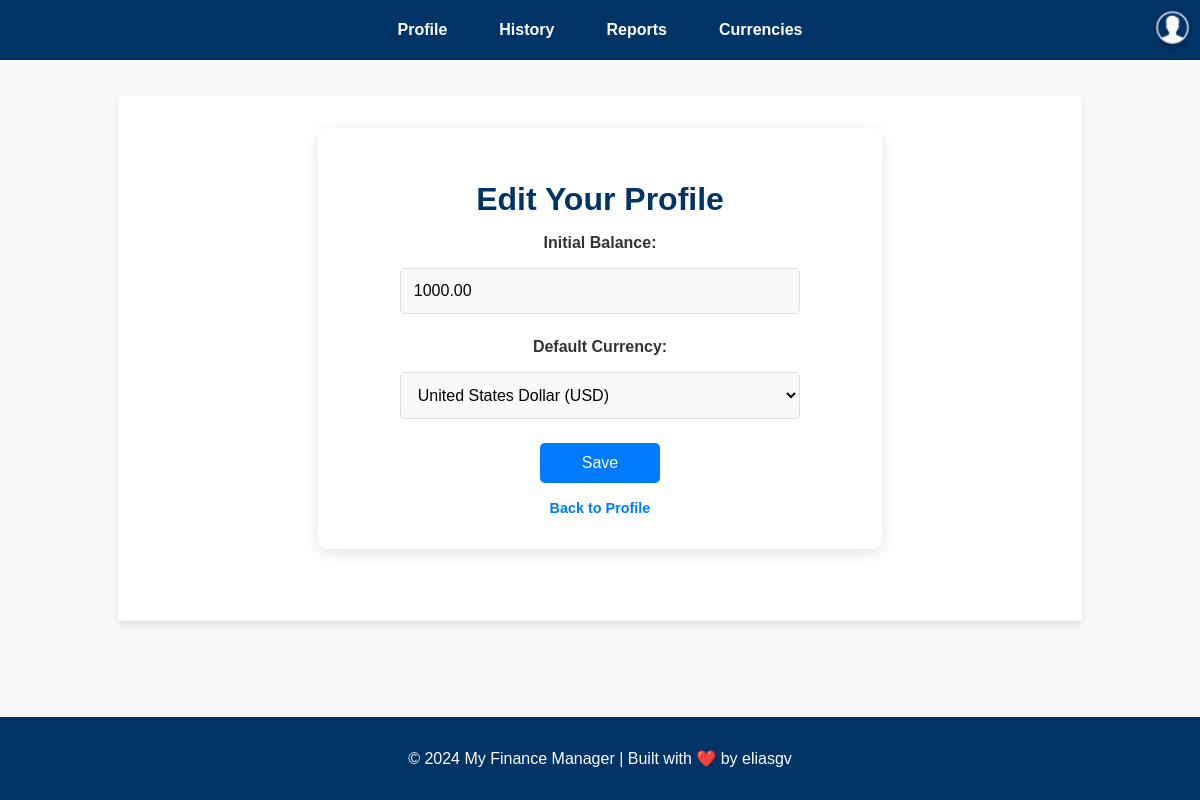
Before: /users/profile/edit/ (signed in) with the older database file.
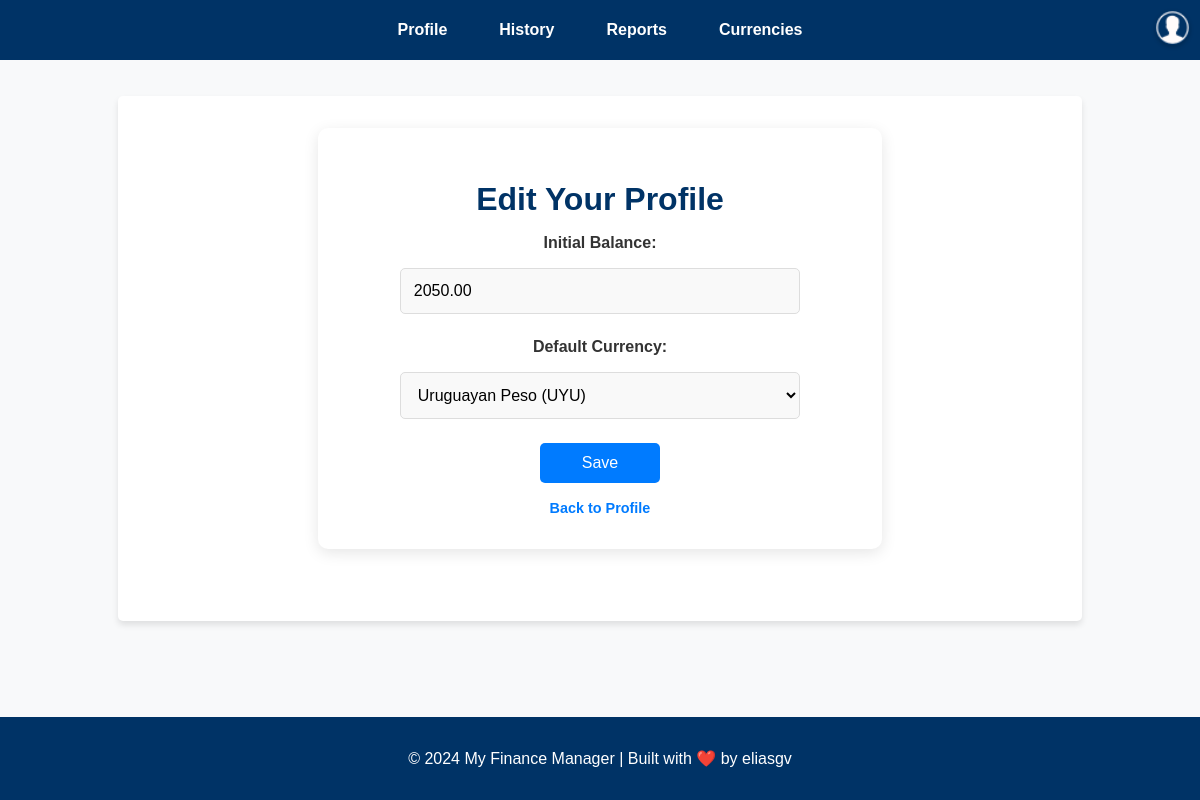
After: the same page with the newer database file.
### users/models.py (models this page shows, shortened)
class UserProfile(models.Model):
    user = models.OneToOneField(User, on_delete=models.CASCADE, related_name="profile")
    initial_balance = models.DecimalField(max_digits=10, decimal_places=2, default=0.00)
    balance = models.DecimalField(max_digits=10, decimal_places=2, default=0.00)
    default_currency = models.ForeignKey(Currency, on_delete=models.SET_NULL, null=True, default=146)

### users/views.py (the view)
# urls.py: path('profile/edit/', views.edit_initial_balance_view, name='edit_profile'),
@login_required
def edit_initial_balance_view(request):
    profile = request.user.profile
    currencies = Currency.objects.all()
    if request.method == 'POST':
        form = EditProfileForm(request.POST, instance=profile)
        if form.is_valid():
            form.save()
            if 'default_currency' in form.changed_data:
                profile.update_balance_for_new_currency()
            messages.success(request, "Profile updated successfully.")
            return redirect('users:profile')
        else:
            messages.error(request, "Please correct the errors below.")
    else:
        form = EditProfileForm(instance=profile)
    return render(request, 'users/edit_profile.html', {
        'form': form,
        'currencies': currencies,
    })

### users/forms.py
class EditProfileForm(forms.ModelForm):
    class Meta:
        model = UserProfile
        fields = ['initial_balance' , 'default_currency']

### currencies/models.py (called while the page is built)
    def __str__(self):
        return f"{self.name} ({self.code})"

### templates/users/edit_profile.html (shortened to what this page needs)
{% extends 'base.html' %}
{% block content %}
<div class="edit-profile-container">
    <h1 class="edit-profile-title">Edit Your Profile</h1>
    <form method="POST" class="styled-form">
        <div class="form-group">
            <label for="initial_balance">Initial Balance:</label>
            {{ form.initial_balance }}
        </div>
        <div class="form-group">
            <label for="default_currency">Default Currency:</label>
            {{ form.default_currency }}
        </div>
        <button type="submit" class="btn btn-primary">Save</button>
    </form>
    <a href="{% url 'users:profile' %}" class="back-link">Back to Profile</a>
</div>
{% endblock %}

Changed rows visible on the page:
changed UserProfile: initial_balance "1000.00" → "2050.00"; default_currency "United States Dollar (USD)" → "Uruguayan Peso (UYU)"
